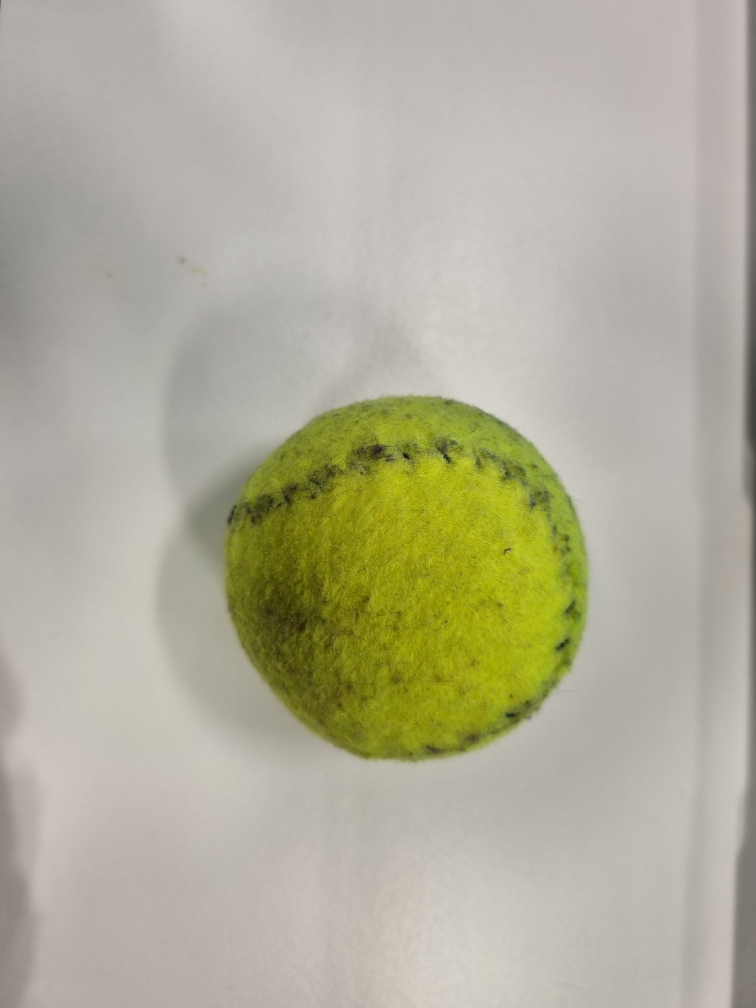
#> input picture Images/Close.jpg, 3024 x 4032 px, given in place of the camera (shown at 1/4 size)
$ python Color.py
#> lines starting #> are read from the running program, lines starting #| are printed output that depends on the picture; after the words box and inside, x2 and y2 are one past the last pixel; in counts of white or black regions, pixels touching at a corner belong together
#> further down, frame is the input picture: shape (4032, 3024, 3); mean B, G, R 153.6, 174.3, 177.4
#!/usr/bin/env python3
import cv2
import numpy as np
import serial
import time
import imutils
import sys
import argparse
from collections import deque
from imutils.video import VideoStream

#Reference
#https://pyimagesearch.com/2015/09/14/ball-tracking-with-opencv/

video = cv2.VideoCapture(0)
#arduino = serial.Serial('COM4', 9600)

def arguments():
    ap = argparse.ArgumentParser()
    ap.add_argument("-b", "--buffer", type=int, default=64,
            help="max buffer size")
    args = vars(ap.parse_args())
    pts = deque(maxlen=args['buffer'])

    return pts

def  colour_contouring(frame, pts):

    blur = cv2.GaussianBlur(frame, (11,11), 0)
    gray = cv2.cvtColor(frame, cv2.COLOR_RGB2GRAY)
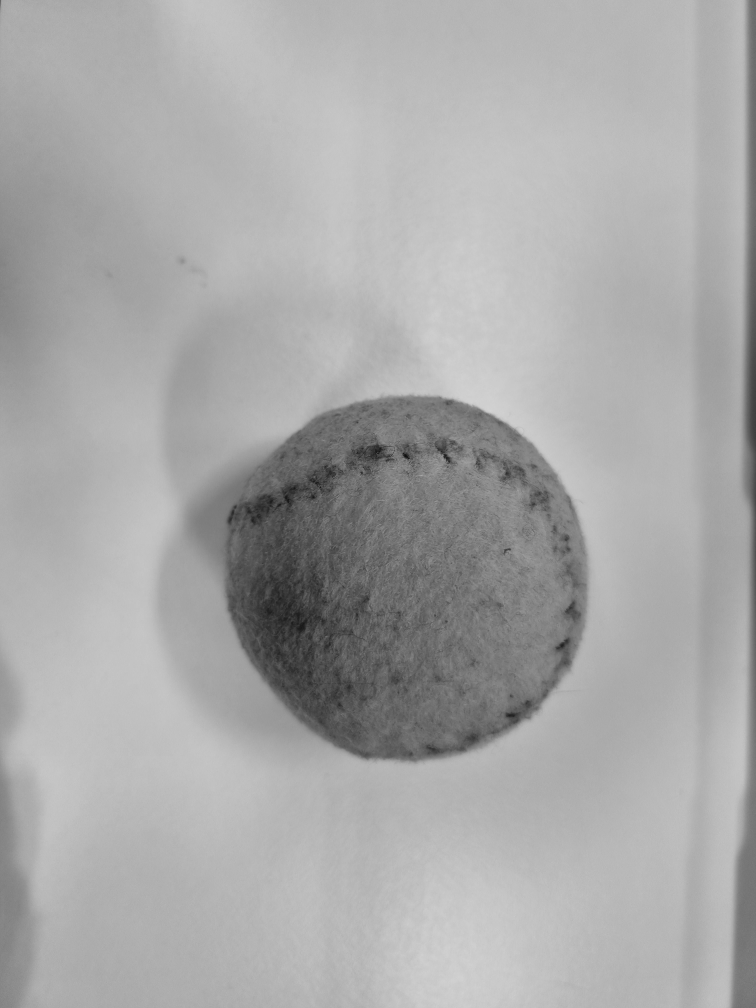
#> gray: shape (4032, 3024) (shown at 1/4 size); min 8, max 216, mean 168.6
    thresh = cv2.threshold(frame, 175, 255, cv2.THRESH_BINARY)[1]
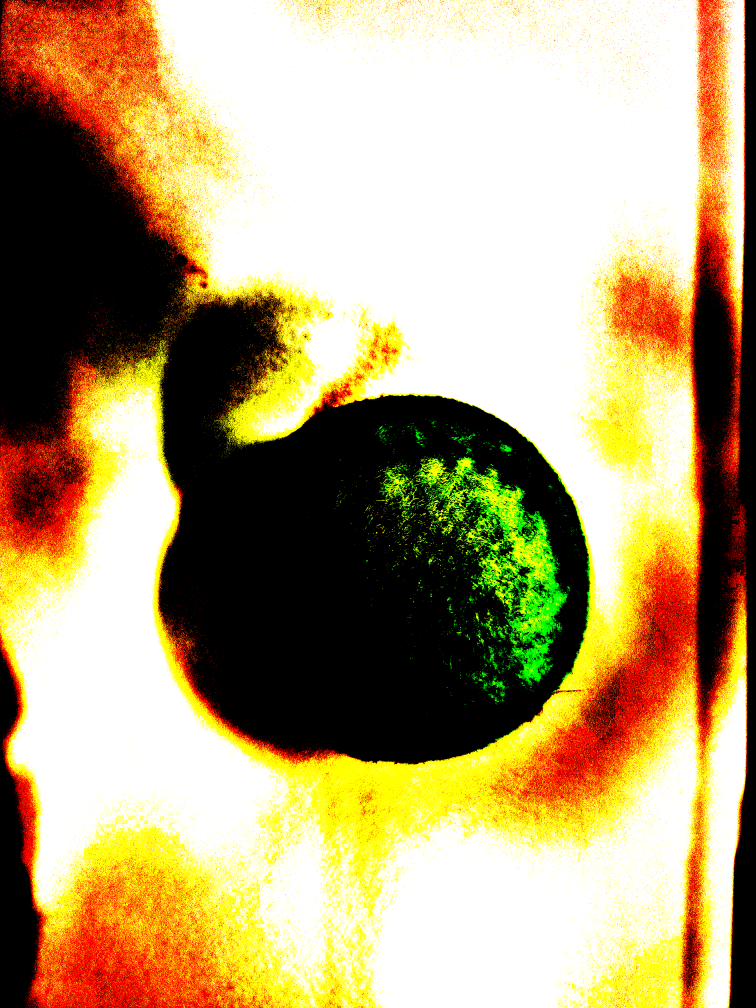
#> thresh: shape (4032, 3024, 3) (shown at 1/4 size); mean B, G, R 114.8, 159.7, 179.6

    y_min = (23,50,20)
    y_max = (50,255,255)
    hsv = cv2.cvtColor(frame,cv2.COLOR_BGR2HSV)
#> hsv: shape (4032, 3024, 3); mean H, S, V 18.8, 40.9, 178.2

    g_min = (29, 86, 6)
    g_max = (64, 255, 255)
    g_hsv = cv2.cvtColor(frame,cv2.COLOR_BGR2HSV)

    y_mask = cv2.inRange(hsv, y_min,y_max)
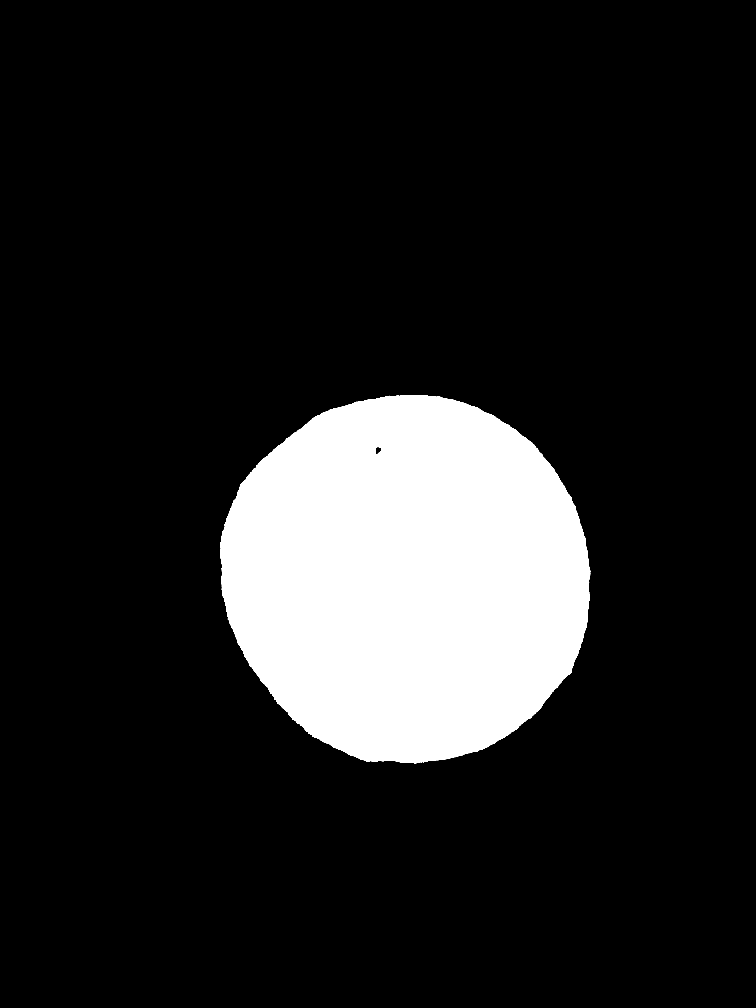
#> y_mask: shape (4032, 3024) (shown at 1/4 size); 14% white; 13 white regions (12 under 20 px), largest, box (x1, y1, x2, y2) and area: (880, 1580, 2361, 3054) 1705822
    g_mask = cv2.inRange(g_hsv, g_min, g_max)
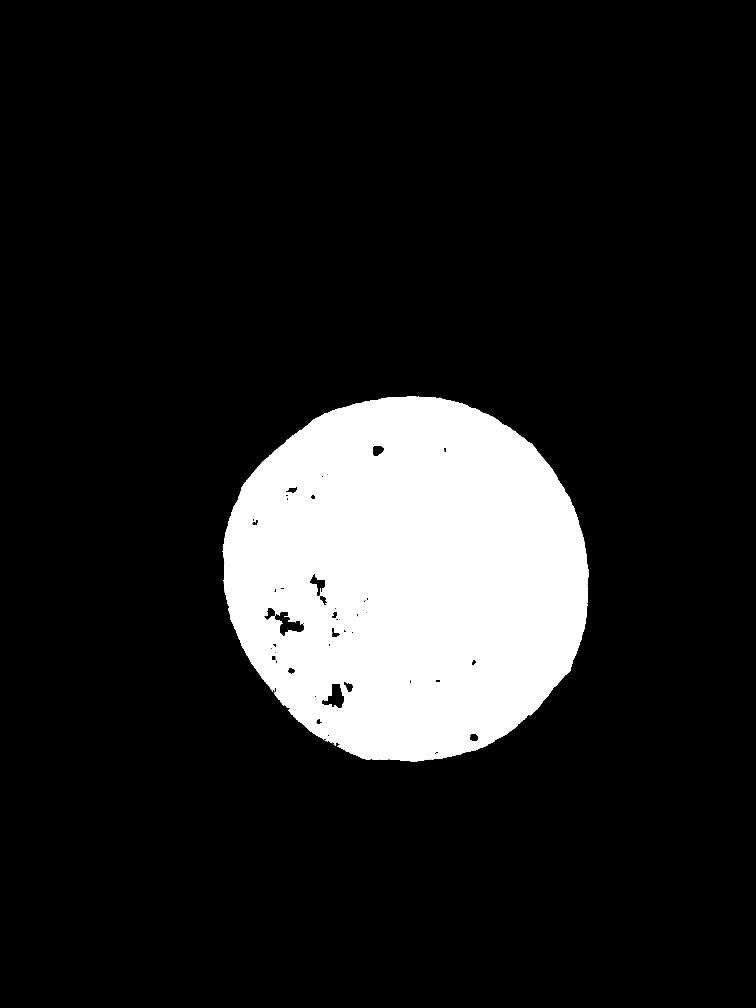
#> g_mask: shape (4032, 3024) (shown at 1/4 size); 13.5% white; 10 white regions (9 under 20 px)

    final = y_mask + g_mask

    mask = cv2.erode(final, None, iterations=2)
    mask = cv2.dilate(final, None, iterations=2)

    contours = cv2.findContours(mask, cv2.RETR_EXTERNAL, cv2.CHAIN_APPROX_SIMPLE)
#> contours = 1 contour; box (x1, y1, x2, y2) and area: (878, 1578, 2363, 3056) 1716517
    contours = imutils.grab_contours(contours)
    center = None

    for cnt in contours:
        perimeter = cv2.arcLength(cnt, True)
        area = cv2.contourArea(cnt)

        c = max(contours, key = cv2.contourArea)
        ((x, y), radius) = cv2.minEnclosingCircle(c)
        x, y = (x,y)

        if x > 350:
            print('left')
        elif x < 350:
            print('right')
        elif x == 350:
            print('centre')

        M = cv2.moments(c)
        center = (int(M['m10']/M['m00']), int(M['m01']/M['m00']))

        if radius > 3:
            cv2.circle(frame, (int(x), int(y)), int(radius), (0, 255, 255), 2)
            text = "X: " + str(int(x)) + " Y: " + str(int(y))
            cv2.putText(frame, text, (10, 30), cv2.FONT_HERSHEY_SIMPLEX, 0.5, (0, 0, 255), 2)
            cv2.circle(frame, center, 5, (0,0,255), -1)
            count = np.sum(np.where(thresh == final))
            #print('count = ', count)


        pts.appendleft(center)
#> this loop made 1 pass
#> (perimeter, area, x, y, radius, center, text) on pass 1: (5140, 1716517, 1623.5, 2313, 763.6, (1626, 2312), 'X: 1623 Y: 2313')
#| left

while True:
    ret, frame = video.read()
    pts = arguments()
#> (the run stopped early here; a loop or call above may not have finished)

$ run again, on Images/Far.jpg
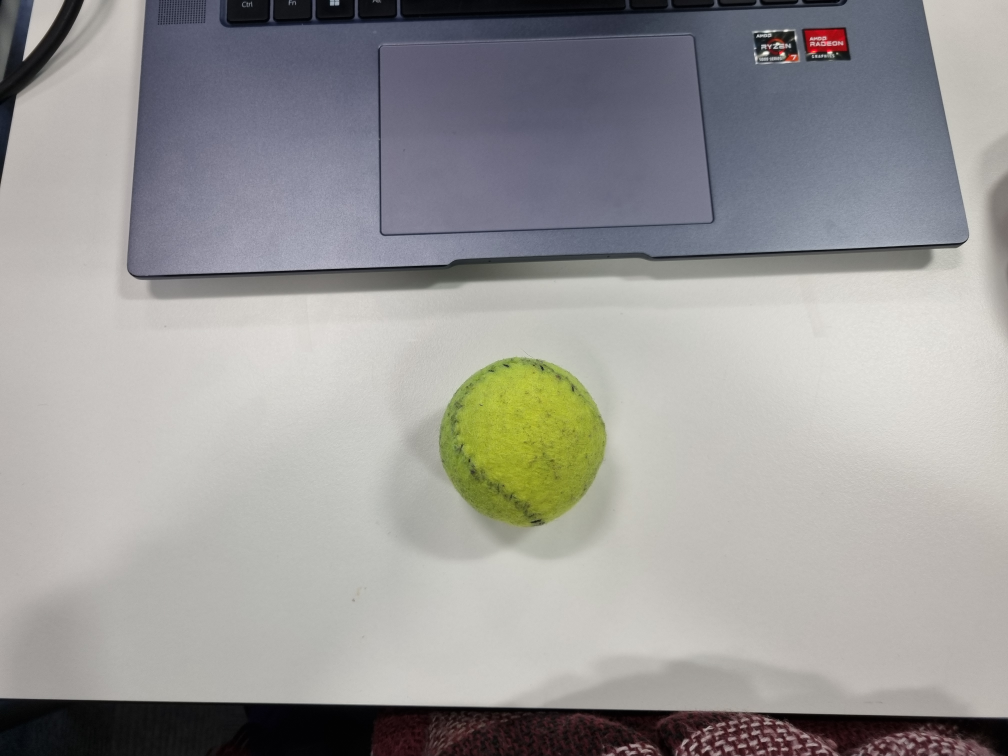
#> input picture Images/Far.jpg, 4032 x 3024 px, given in place of the camera (shown at 1/4 size)
#> frame is the input picture: shape (3024, 4032, 3); mean B, G, R 152.1, 153.3, 154.4
#> hsv: shape (3024, 4032, 3); mean H, S, V 53.9, 29.2, 160.3
#> in colour_contouring, `y_mask = cv2.inRange(hsv, y_min,y_max)`:
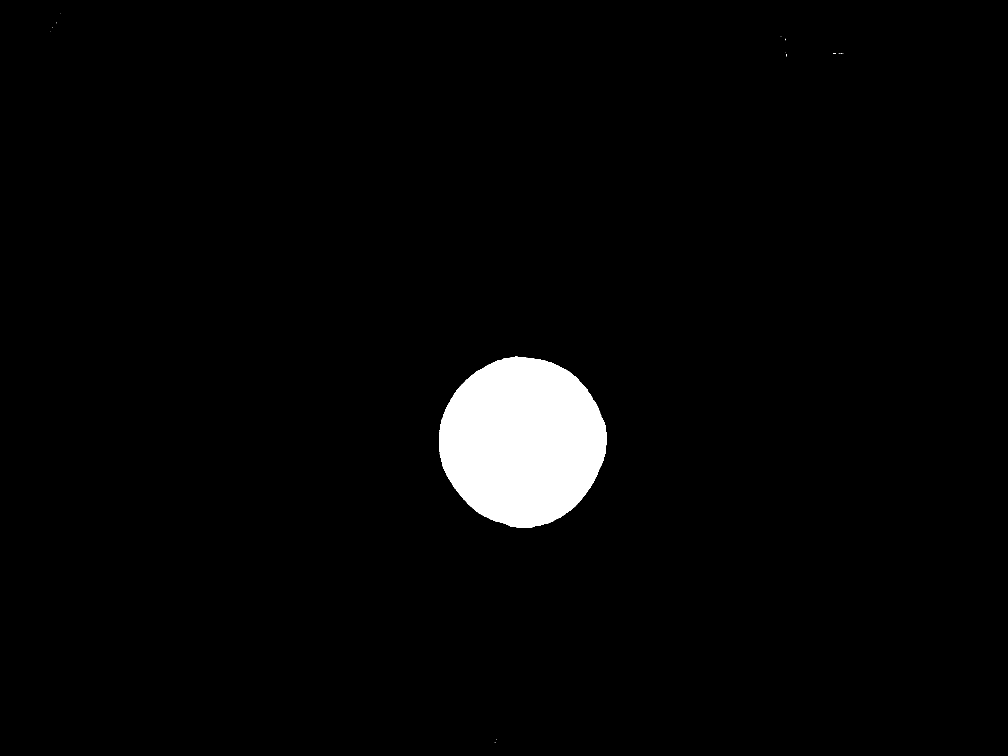
#> y_mask: shape (3024, 4032) (shown at 1/4 size); 2.9% white; 27 white regions (25 under 20 px), largest, box (x1, y1, x2, y2) and area: (1756, 1426, 2428, 2112) 350514, (3144, 217, 3148, 226) 23
#> in colour_contouring, `g_mask = cv2.inRange(g_hsv, g_min, g_max)`:
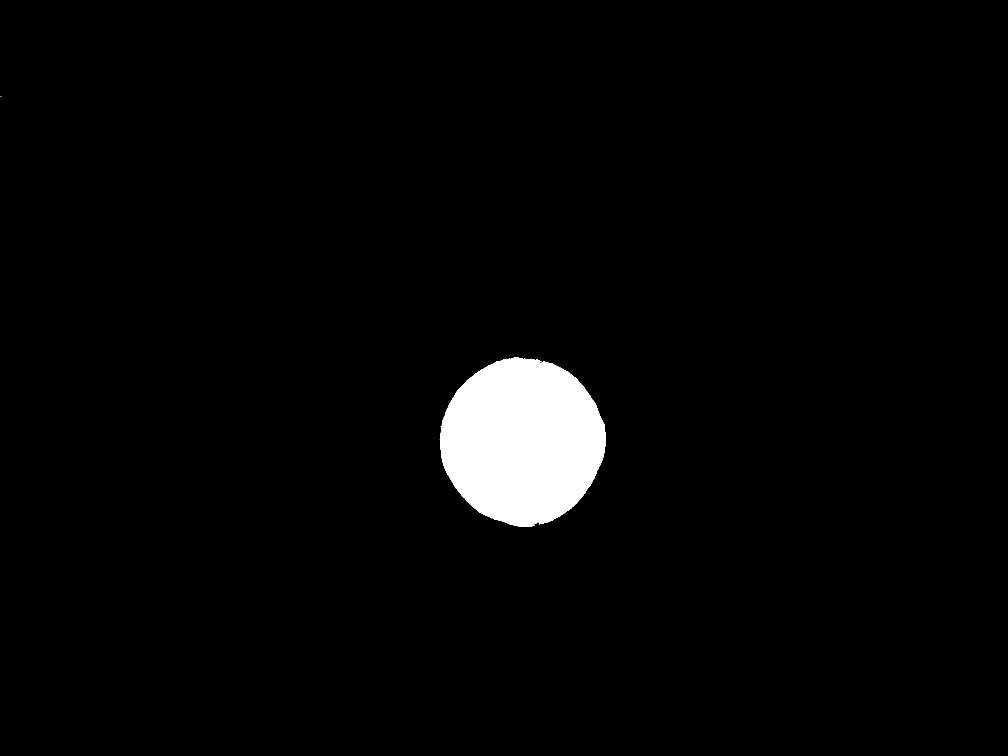
#> g_mask: shape (3024, 4032) (shown at 1/4 size); 2.8% white; 10 white regions (9 under 20 px)
#> contours = 14 contours, 3 with area under 20; largest, box (x1, y1, x2, y2) and area: (1754, 1424, 2430, 2114) 355084, (3353, 210, 3376, 218) 116, (3330, 210, 3346, 218) 81, (3142, 215, 3150, 228) 75, (3139, 153, 3146, 163) 50
#> the loop in colour_contouring, `for cnt in contours:` made 1 pass
#> (perimeter, area, x, y, radius, center, text) on pass 1: (21.41, 28.5, 2085.3, 1768.4, 345.2, (2089, 1766), 'X: 2085 Y: 1768')
#> (printed output is left out)

$ run again, on Images/Mid.jpg
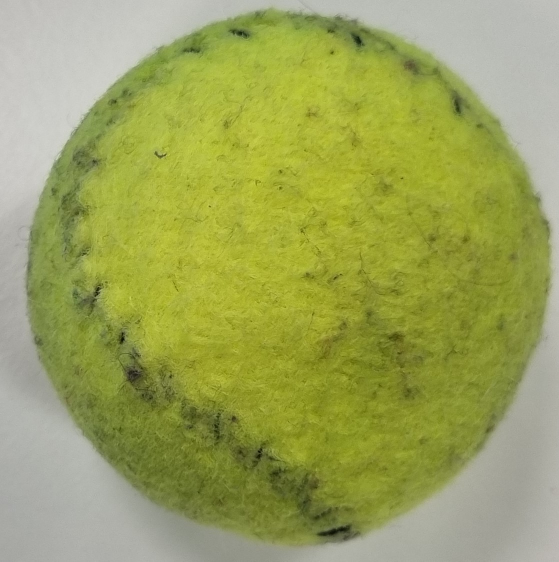
#> input picture Images/Mid.jpg, 1118 x 1123 px, given in place of the camera (shown at 1/2 size)
#> frame is the input picture: shape (1123, 1118, 3); mean B, G, R 90.8, 162.9, 155.7
#> hsv: shape (1123, 1118, 3); mean H, S, V 33.7, 117.8, 163
#> in colour_contouring, `y_mask = cv2.inRange(hsv, y_min,y_max)`:
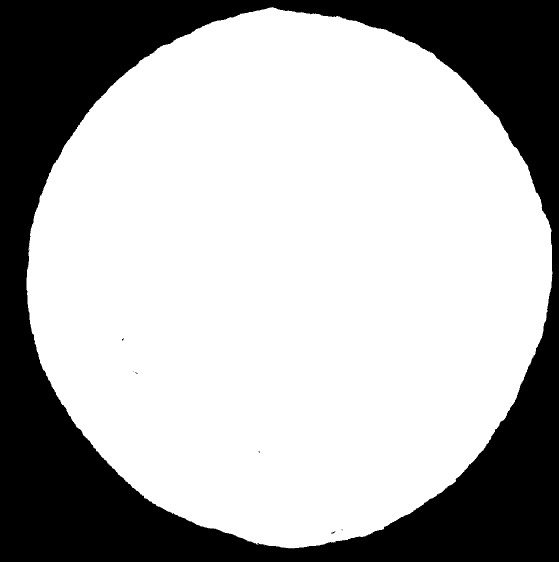
#> y_mask: shape (1123, 1118) (shown at 1/2 size); 69.1% white; 8 black regions (7 under 20 px), largest, box (x1, y1, x2, y2) and area: (0, 0, 1118, 1123) 387477
#> g_mask: shape (1123, 1118); 67.7% white; 31 black regions (26 under 20 px)
#> contours = 1 contour; box (x1, y1, x2, y2) and area: (51, 12, 1107, 1099) 875180
#> the loop in colour_contouring, `for cnt in contours:` made 1 pass
#> (perimeter, area, x, y, radius, center, text) on pass 1: (3616.5, 875180, 571.1, 554.8, 543.6, (577, 553), 'X: 571 Y: 554')
#> (printed output is left out)
#> after the loop in colour_contouring, `for cnt in contours:`:
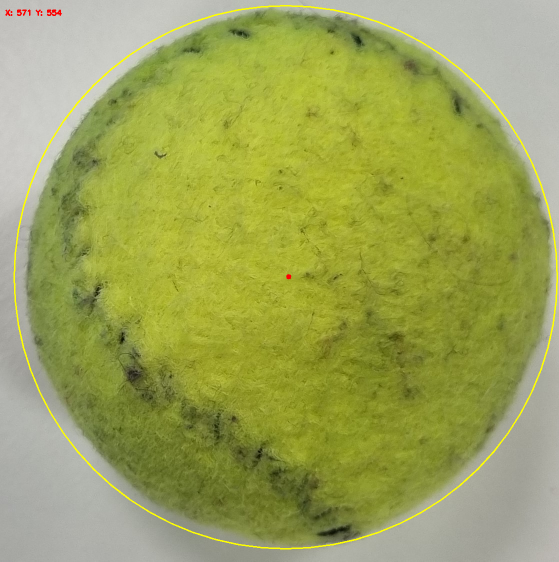
#> frame: shape (1123, 1118, 3) (shown at 1/2 size); 0.88% of pixels changed, all inside (x1, y1, x2, y2) = (11, 10, 1116, 1099)
